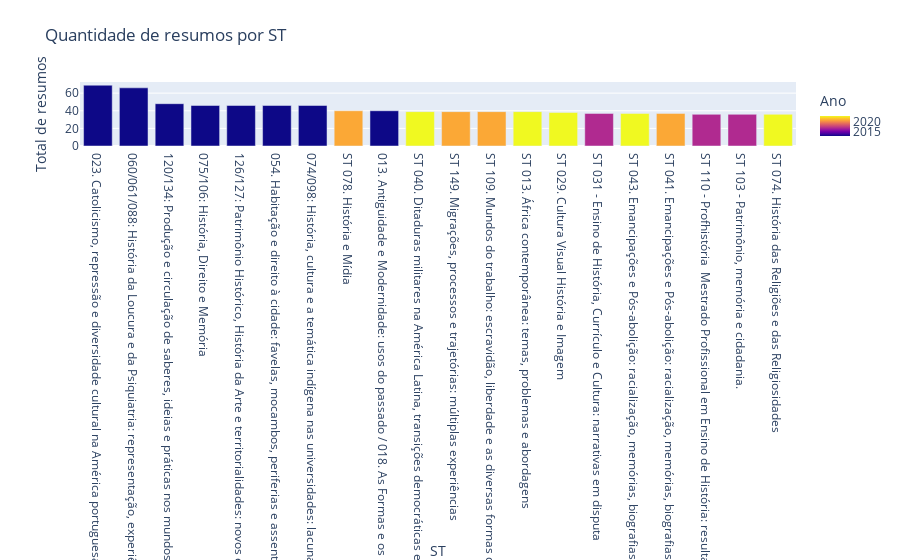

Source (notebook cell):
### Markdown cell above
#### df_ano_st

Esse dataframe contém a quantidade total de resumos por ST em cada ano.

Vamos utilizar esses dados para gerar visualizações com Plotly.

### Code cell
# avaliar os 20 maiores valores de 'ST' e mostrar em um gráfico de barras
fig4 = px.bar(df_ano_st.head(20), x='ST', y='Total de resumos', title='Quantidade de resumos por ST', color='Ano')

fig4.show()

### Figure 1 — Plotly figure (JSON) as saved in the notebook; plotly's stock layout.template omitted (floating-point values rounded to 4 significant figures)
{"data": [{"alignmentgroup": "True", "hovertemplate": "ST=%{x}<br>Total de resumos=%{y}<br>Ano=%{marker.color}<extra></extra>", "legendgroup": "", "marker": {"color": [2013, 2013, 2013, 2013, 2013, 2013, 2013, 2021, 2013, 2023, 2021, 2021, 2023, 2023, 2017, 2023, 2021, 2017, 2017, 2023], "coloraxis": "coloraxis", "pattern": {"shape": ""}}, "name": "", "offsetgroup": "", "orientation": "v", "showlegend": false, "textposition": "auto", "type": "bar", "x": ["023. Catolicismo, repressão e diversidade cultural na América portuguesa / 029. Cultura e Educação: Portugal e Brasil (1750-1834) / 099. Inquisição: fontes, circunstâncias, personagens, imaginários", "060/061/088: História da Loucura e da Psiquiatria: representação, experiências e patrimônio", "120/134: Produção e circulação de saberes, ideias e práticas nos mundos ibéricos: América Luso- Hispânica, Europa e Oriente", "075/106: História, Direito e Memória", "126/127: Patrimônio Histórico, História da Arte e territorialidades: novos espaços de ação social", "054. Habitação e direito à cidade: favelas, mocambos, periferias e assentamentos informais no Brasil/071. História dos Quilombos", "074/098: História, cultura e a temática indígena nas universidades: lacunas historiográficas de uma igualdade duvidosa", "ST 078. História e Mídia", "013. Antiguidade e Modernidade: usos do passado / 018. As Formas e os Limites do Político nos Estudos Medievais", "ST 040. Ditaduras militares na América Latina, transições democráticas e usos políticos do passado: a História em tempos de negacionismo", "ST 149. Migrações, processos e trajetórias: múltiplas experiências", "ST 109. Mundos do trabalho: escravidão, liberdade e as diversas formas de exploração dos trabalhadores e trabalhadoras", "ST 013. África contemporânea: temas, problemas e abordagens", "ST 029. Cultura Visual História e Imagem", "ST 031 - Ensino de História, Currículo e Cultura: narrativas em disputa", "ST 043. Emancipações e Pós-abolição: racialização, memórias, biografias, protagonismos, sociabilidades, territorialidades, educação e trabalho", "ST 041. Emancipações e Pós-abolição: racialização, memórias, biografias, protagonismos, sociabilidades, territorialidades, educação e trabalho", "ST 110 - Profhistória  Mestrado Profissional em Ensino de História: resultados, potencialidades e desafios", "ST 103 - Patrimônio, memória e cidadania.", "ST 074. História das Religiões e das Religiosidades"], "xaxis": "x", "y": [69, 66, 48, 46, 46, 46, 46, 40, 40, 39, 39, 39, 39, 38, 37, 37, 37, 36, 36, 36], "yaxis": "y"}], "layout": {"barmode": "relative", "coloraxis": {"colorbar": {"title": {"text": "Ano"}}, "colorscale": [[0, "#0d0887"], [0.1111, "#46039f"], [0.2222, "#7201a8"], [0.3333, "#9c179e"], [0.4444, "#bd3786"], [0.5556, "#d8576b"], [0.6667, "#ed7953"], [0.7778, "#fb9f3a"], [0.8889, "#fdca26"], [1, "#f0f921"]]}, "legend": {"tracegroupgap": 0}, "title": {"text": "Quantidade de resumos por ST"}, "xaxis": {"anchor": "y", "domain": [0, 1], "title": {"text": "ST"}}, "yaxis": {"anchor": "x", "domain": [0, 1], "title": {"text": "Total de resumos"}}}}
